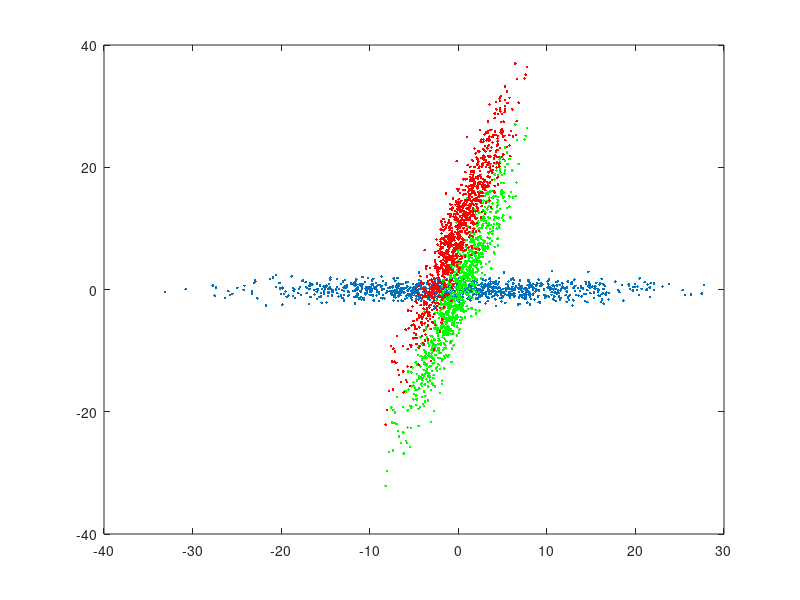

Write the MATLAB code that produced this figure.
%% Expriment linear algebra concepts in matlab

a = 10 * randn(1000,1);  % generate vector a

b = randn(1000, 1); % generate vector b


plot([a; b], '.') % append to the end of the column
pause(0.7);

clf; plot([a, b], '.') % append each element as another item in row. draws both vectors
pause(0.7);

clf; plot(a, b, '.') % actual (x, y) = (a, b) plotting

R = [cosd(75) -sind(75); sind(75) cosd(75)]  % rotate matrix by 75 degrees

G = R*[a,b]'; 
size(G)

x = G(1,:); % first row of data
y = G(2,:); % second row of data

hold on
plot(x,y,'.g');

[COEFF] = princomp([x; y]');

COEFF
R
% COEFF and R are very close. so PCA can tell us the rotational matrix
size([x;y]')   % it's a thousand rows by two columns data

y = G(2, :) + 10; % translate y
plot(x,y,'.r')

[COEFF] = princomp([x; y]');

COEFF  % translation will not change result of principal component analysis
R